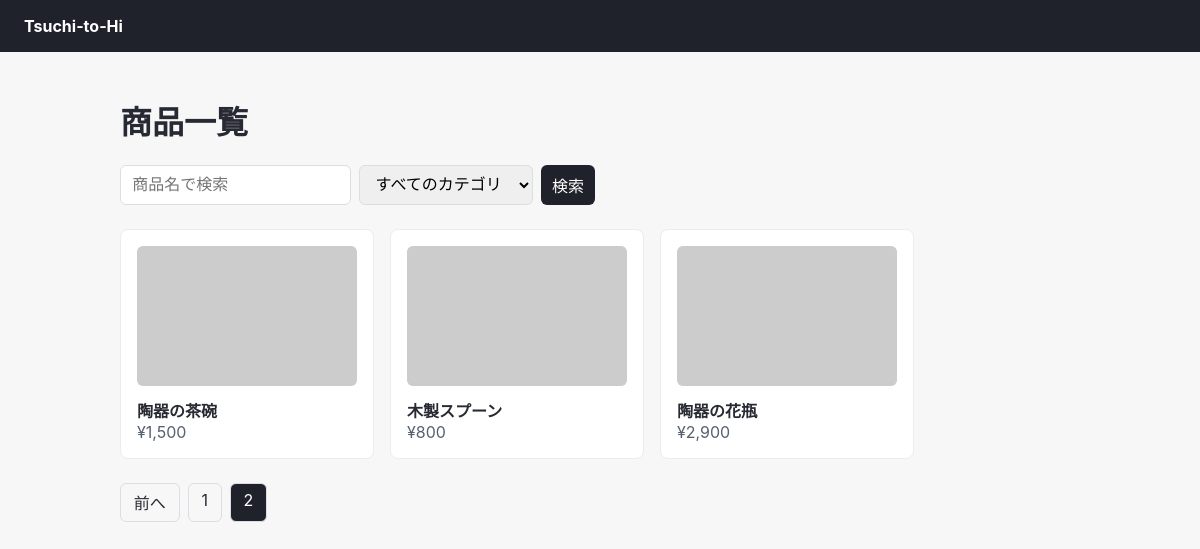
Screenshot of /items.php?page=2 with the database file from the repository.
### tables this page shows
CREATE TABLE items (
    id            INT AUTO_INCREMENT PRIMARY KEY,
    name          VARCHAR(255) NOT NULL,
    price         INT NOT NULL,
    description   TEXT,
    image         VARCHAR(255),
    stock         INT NOT NULL DEFAULT 0,
    category      VARCHAR(100),
    created_at    DATETIME NOT NULL DEFAULT CURRENT_TIMESTAMP
);

### public_html/items.php (the view, shortened to what this page needs)
<?php
require_once __DIR__ . '/../includes/config.php';
$keyword  = $_GET['keyword'] ?? '';
$page    = isset($_GET['page']) ? (int) $_GET['page'] : 1;
$page    = max(1, $page);
$perPage = 9;
$conditions = [];
$params     = [];
$whereSql = $conditions ? 'WHERE ' . implode(' AND ', $conditions) : '';
$stmt = $pdo->prepare("SELECT COUNT(*) FROM items {$whereSql}");
$stmt->execute($params);
$totalCount = (int) $stmt->fetchColumn();
$totalPages = max(1, ceil($totalCount / $perPage));
$page = min($page, $totalPages);
$offset = ($page - 1) * $perPage;
$sql = "SELECT id, name, price, image, stock, category
        FROM items
        {$whereSql}
        ORDER BY created_at DESC
        LIMIT {$perPage} OFFSET {$offset}";
$stmt = $pdo->prepare($sql);
$stmt->execute($params);
$items = $stmt->fetchAll();
function buildQuery(array $overrides = []): string
{
    $query = array_merge($_GET, $overrides);
    return '?' . http_build_query($query);
}
?>
<!DOCTYPE html>
<html lang="ja">
<head>
    <link rel="stylesheet" href="assets/css/style.css">
</head>
<body>
    <header><a href="index.php">Tsuchi-to-Hi</a></header>
    <main>
        <h1>商品一覧</h1>
        <form class="search-form" method="get" action="items.php">
            <input type="text" name="keyword" placeholder="商品名で検索"
                   value="<?= htmlspecialchars($keyword) ?>">
            <select name="category">
                <option value="">すべてのカテゴリ</option>
            </select>
            <button type="submit">検索</button>
        </form>
        <?php if (empty($items)): ?>
            <p class="empty-state"></p>
        <?php else: ?>
            <div class="item-grid">
                <?php foreach ($items as $item): ?>
                    <a class="item-card" href="item.php?id=<?= (int) $item['id'] ?>" style="text-decoration:none; color:inherit;">
                        <img src="<?= $item['image'] ? 'uploads/items/' . htmlspecialchars($item['image']) : 'https://placehold.co/220x140' ?>" alt="">
                        <div class="name"><?= htmlspecialchars($item['name']) ?></div>
                        <div class="price">¥<?= number_format($item['price']) ?></div>
                    </a>
                <?php endforeach; ?>
            </div>
            <div class="pagination">
                <?php if ($page > 1): ?>
                    <a href="<?= buildQuery(['page' => $page - 1]) ?>">前へ</a>
                <?php endif; ?>
                <?php for ($i = 1; $i <= $totalPages; $i++): ?>
                    <a href="<?= buildQuery(['page' => $i]) ?>"
                       <?= $i === $page ? 'class="current"' : '' ?>>
                        <?= $i ?>
                    </a>
                <?php endfor; ?>
        <?php endif; ?>
    </main>
</body>
</html>

### public_html/assets/css/style.css (style rules this page uses)
body { font-family: -apple-system, "Hiragino Sans", "Yu Gothic UI", sans-serif; background: #f7f7f8; color: #282a33; margin: 0; padding: 0; }
header { background: #20222b; color: #fff; padding: 1rem 1.5rem; display: flex; justify-content: space-between; align-items: center; }
header a { color: #fff; text-decoration: none; font-weight: bold; }
main { max-width: 960px; margin: 0 auto; padding: 1.5rem; }
.item-grid { display: flex; flex-wrap: wrap; gap: 1rem; }
.item-card { border: 1px solid #ececec; border-radius: 8px; padding: 1rem; width: 220px; background: #fff; }
.item-card img { width: 100%; height: 140px; object-fit: cover; border-radius: 6px; background: #f0f0f0; }
.item-card .name { font-weight: bold; margin-top: .5rem; }
.item-card .price { color: #57606f; }
form.search-form { display: flex; gap: .5rem; margin-bottom: 1.5rem; flex-wrap: wrap; }
input, select, textarea, button { font-size: 1rem; padding: .5rem .7rem; border: 1px solid #dcdee3; border-radius: 6px; }
button, .btn { background: #20222b; color: #fff; border: none; cursor: pointer; text-decoration: none; display: inline-block; }
.pagination { display: flex; gap: .5rem; margin-top: 1.5rem; }
.pagination a, .pagination span { padding: .4rem .8rem; border: 1px solid #dcdee3; border-radius: 6px; text-decoration: none; color: #282a33; }
.pagination .current { background: #20222b; color: #fff; }

### rows the page displays
items: name "陶器の茶碗", price "1,500"
items: name "木製スプーン", price "800"
items: name "陶器の花瓶", price "2,900"
